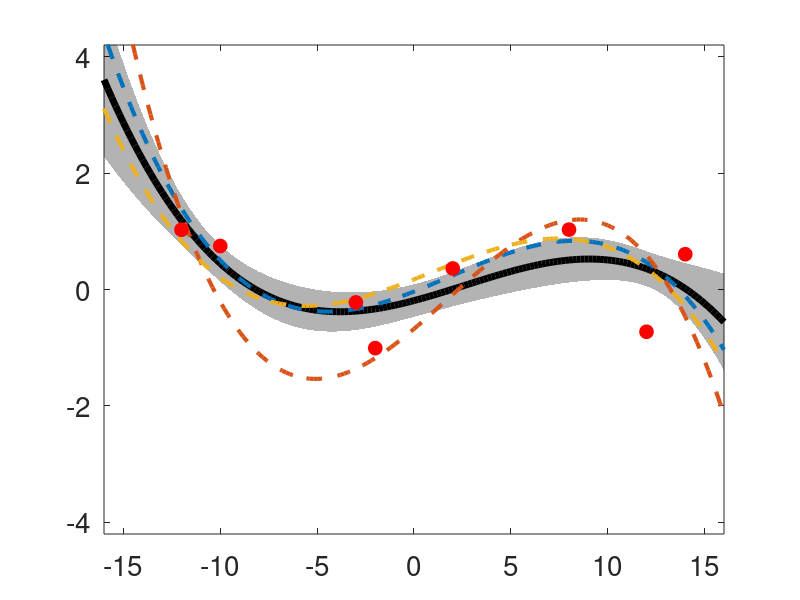
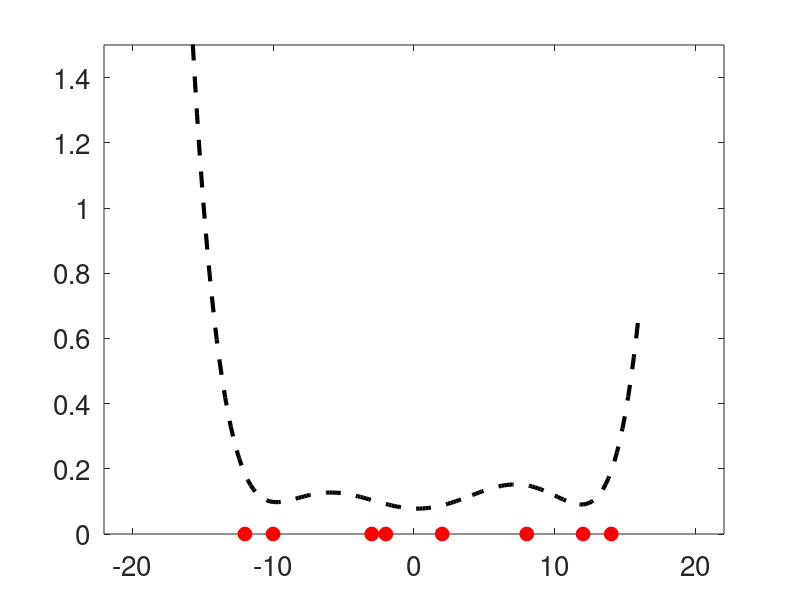

Here is the MATLAB script that generated these plots, in order:
% Generate data
sig_e = 0.5; % std of the noise
X = [-12 -10 -3 -2  2 8 12 14]';
N = length(X);
Y = sin(X) + sig_e * randn(N,1); % N x 1
% Basis functions
M = 4; % number of basis functions
phi = @(x) [1 x.^(1:M-1)];
% Basis function matrix
PHI = zeros(N,M);
for i = 1:N
    PHI(i,:) = phi(X(i)); % N x M
end
% Prior variance
sig_prior = 10;
Sigma_p = sig_prior^2 * eye(M); % Cov-Matrix of the prior over w
% Moments of the posterior of w
w_mean = ((PHI' * PHI) + sig_e^2 * inv(Sigma_p)) \ PHI' * Y; % M x 1
w_Covar_Matrix = ((1/sig_e^2) * (PHI'*PHI) + inv(Sigma_p)) \ eye(M); % M x M
% Test inputs
x_pr = -16:0.2:16;
% posterior mean and variance of f
f_mean = zeros(1,length(x_pr)); sigma_post = f_mean;
for i = 1:length(x_pr)
    f_mean(i) = phi(x_pr(i)) * w_mean;
    sigma_post(i) = phi(x_pr(i)) * w_Covar_Matrix * phi(x_pr(i))';
end
% Sampling functions from Posterior of w
Num_Funct = 3;
w_sample = mvnrnd(w_mean, w_Covar_Matrix, Num_Funct);
f_samples_from_post = zeros(length(x_pr), Num_Funct);
for i = 1:length(x_pr)
    f_samples_from_post(i,:) = phi(x_pr(i)) * w_sample';
end
% Plot results
V1 = f_mean - sqrt(sigma_post); V2 = f_mean + sqrt(sigma_post);
figure(1), clf
fill([x_pr, fliplr(x_pr)], [V1, fliplr(V2)], 'k', ...
    'FaceAlpha', 0.3, 'EdgeAlpha', 0.7); hold on
plot(x_pr,f_mean, 'k', 'LineWidth', 5)
plot(x_pr, f_samples_from_post, '--', 'LineWidth', 3);
plot(X, Y, 'ro', 'MarkerFaceColor', 'r', 'MarkerSize', 10)
axis([-16 16 -4.2 4.2]), set(gca, 'Fontsize', 20), box on
% Alternative procedure: Sampling functions from Posterior
PHI_pr = zeros(length(x_pr),M);
for i = 1:length(x_pr)
    PHI_pr(i,:) = phi(x_pr(i));
end
CovMatr_post = PHI_pr * w_Covar_Matrix * PHI_pr';
Num_Funct = 3;
f_samples_from_post = mvnrnd(f_mean, CovMatr_post, Num_Funct);
% Alternative formulation of f_mean
w_mean_alt = Sigma_p * PHI' / (PHI*Sigma_p*PHI' + sig_e^2*eye(N)) * Y;
w_mean - w_mean_alt  % check equality
w_Covar_Matrix_alt = Sigma_p - Sigma_p * PHI' / ...
                     (PHI*Sigma_p*PHI' + sig_e^2*eye(N)) * PHI*Sigma_p;
w_Covar_Matrix - w_Covar_Matrix_alt % check equality
f_mean_alt = zeros(1,length(x_pr));
for i = 1:length(x_pr)
    f_mean_alt(i) =  phi(x_pr(i)) * w_mean_alt;
end
figure(2), clf, plot(x_pr, sigma_post, 'k--', 'LineWidth', 3), hold on,
plot(X, zeros(1,N), 'ro', 'MarkerFaceColor', 'r', 'MarkerSize', 10)
axis([-22 22 0 1.5]), set(gca, 'Fontsize', 20), box on
